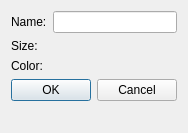
<?xml version="1.0" encoding="UTF-8"?>
<ui version="4.0">
 <class>SolidLayerSetting</class>
 <widget class="QDialog" name="SolidLayerSetting">
  <property name="geometry">
   <rect>
    <x>0</x>
    <y>0</y>
    <width>176</width>
    <height>133</height>
   </rect>
  </property>
  <property name="windowTitle">
   <string>Dialog</string>
  </property>
  <layout class="QFormLayout" name="formLayout">
   <item row="0" column="0">
    <widget class="QLabel" name="label">
     <property name="text">
      <string>Name:</string>
     </property>
    </widget>
   </item>
   <item row="0" column="1">
    <widget class="QLineEdit" name="name"/>
   </item>
   <item row="1" column="0">
    <widget class="QLabel" name="label_2">
     <property name="text">
      <string>Size:</string>
     </property>
    </widget>
   </item>
   <item row="1" column="1">
    <widget class="alive::LinkedIntEditor" name="size_editor" native="true"/>
   </item>
   <item row="2" column="0">
    <widget class="QLabel" name="label_3">
     <property name="text">
      <string>Color:</string>
     </property>
    </widget>
   </item>
   <item row="2" column="1">
    <widget class="alive::ColorLineEditor" name="color_editor" native="true"/>
   </item>
   <item row="3" column="0" colspan="2">
    <widget class="QDialogButtonBox" name="buttonBox">
     <property name="orientation">
      <enum>Qt::Horizontal</enum>
     </property>
     <property name="standardButtons">
      <set>QDialogButtonBox::Cancel|QDialogButtonBox::Ok</set>
     </property>
    </widget>
   </item>
  </layout>
 </widget>
 <customwidgets>
  <customwidget>
   <class>alive::LinkedIntEditor</class>
   <extends>QWidget</extends>
   <header>gui/widgets/linked_number_editor.h</header>
   <container>1</container>
  </customwidget>
  <customwidget>
   <class>alive::ColorLineEditor</class>
   <extends>QWidget</extends>
   <header>gui/widgets/color_line_editor.h</header>
   <container>1</container>
  </customwidget>
 </customwidgets>
 <resources/>
 <connections>
  <connection>
   <sender>buttonBox</sender>
   <signal>accepted()</signal>
   <receiver>SolidLayerSetting</receiver>
   <slot>accept()</slot>
   <hints>
    <hint type="sourcelabel">
     <x>248</x>
     <y>254</y>
    </hint>
    <hint type="destinationlabel">
     <x>157</x>
     <y>274</y>
    </hint>
   </hints>
  </connection>
  <connection>
   <sender>buttonBox</sender>
   <signal>rejected()</signal>
   <receiver>SolidLayerSetting</receiver>
   <slot>reject()</slot>
   <hints>
    <hint type="sourcelabel">
     <x>316</x>
     <y>260</y>
    </hint>
    <hint type="destinationlabel">
     <x>286</x>
     <y>274</y>
    </hint>
   </hints>
  </connection>
 </connections>
</ui>
